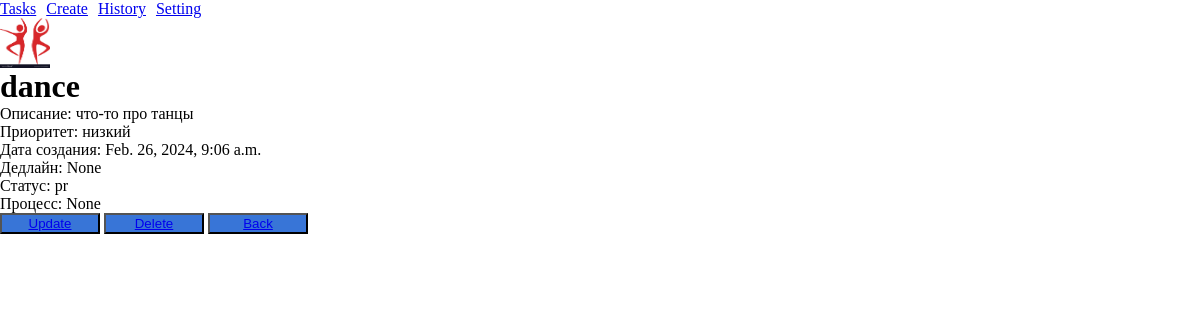
Screenshot of /detail/dance-4/ with the database file from the repository.
### task/models.py (models this page shows, shortened)
class Task(models.Model):
    title = models.CharField(max_length=255)
    description = models.TextField()
    priority = models.CharField(max_length=10, choices=[('v', 'высокий'), ('s', 'средний'), ('n', "низкий")])
    created_at = models.DateTimeField(auto_now_add=True)
    deadline = models.DateTimeField(null=True, blank=True)
    status = models.CharField(max_length=10, choices=[('в процессе', 'pr' ), ('com', 'закончен')], default='в процессе')
    completed_at = models.DateTimeField(null=True, blank=True)
    image = models.ImageField(upload_to='images/', null=True, blank=True)
    slug = models.SlugField(max_length=20, null=True, blank=True, unique=True)

### task/views.py (the view)
# urls.py: path('detail/<slug:task_slug>/', TaskDetailView.as_view(), name='task_detail'),
class TaskDetailView(DetailView):
    model = Task
    template_name = 'task_detail.html'
    context_object_name = 'task'
    slug_url_kwarg = 'task_slug'

### task/templates/task_detail.html
{% extends 'base.html' %}
{% block content %}
    <div><img style="height: 50px; width: 50px" src="{{ task.image.url }}"></div>
    <h1> {{ task.title }}</h1>
    <p>Описание: {{ task.description }}</p>
    <p>Приоритет: {{ task.get_priority_display }}</p>
    <p>Дата создания: {{ task.created_at }}</p>
    <p>Дедлайн: {{ task.deadline}}</p>
    <p>Статус: {{ task.status }}</p>
    <p>Процесс: {{ task.completed_at }}</p>
    <button><a href="{% url 'task_update' task.id %}"> Update </a></button>
    <button><a href="{% url 'task_delete' task.slug %}">  Delete </a></button>
    <button><a href="{% url 'list_task' %}"> Back </a></button>
{% endblock %}

### task/static/css/styles.css (style rules this page uses)
* { margin: 0px; }
img { width: 100%; height: 100%; }
div { display: flex; flex-direction: column; }
button { width: 100px; height: auto; background-color: #3875d7; }

### rows the page displays
Task: image (picture), title "dance", description "что-то про танцы", priority "низкий", created_at "Feb. 26, 2024, 9:06 a.m.", deadline "None", status "pr", completed_at "None"
